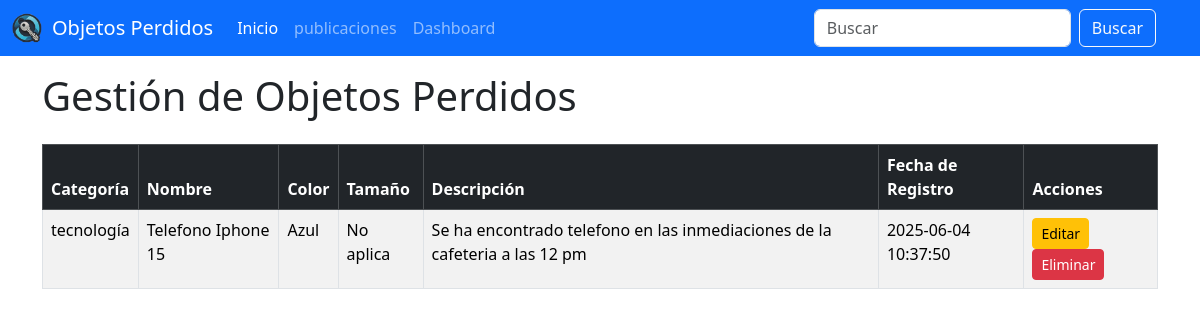
The page /Utilidades/gestion_objetos.php on the database its author committed.
### tables this page shows
CREATE TABLE `objetos_perdidos` (
  `id` int(11) NOT NULL,
  `categoria` varchar(50) DEFAULT NULL,
  `nombre` varchar(100) DEFAULT NULL,
  `color` varchar(50) DEFAULT NULL,
  `tamaño` varchar(50) DEFAULT NULL,
  `descripcion` text DEFAULT NULL,
  `imagen_ruta` varchar(255) DEFAULT NULL,
  `fecha_registro` timestamp NOT NULL DEFAULT current_timestamp(),
  `tipo` varchar(50) NOT NULL,
  `estado` varchar(10) NOT NULL
);

### Utilidades/gestion_objetos.php (the view, shortened to what this page needs)
<?php
$host = 'localhost';
$db = 'objetosperdidos';
$user = 'root';
$password = '';
try {
    $pdo = new PDO("mysql:host=$host;dbname=$db;charset=utf8", $user, $password);
    $pdo->setAttribute(PDO::ATTR_ERRMODE, PDO::ERRMODE_EXCEPTION);
} catch (PDOException $e) {
    die("Error al conectar a la base de datos: " . $e->getMessage());
}
$sql = "SELECT id, categoria, nombre, color, tamaño, descripcion, fecha_registro FROM objetos_perdidos";
$statement = $pdo->prepare($sql);
$statement->execute();
$objetos = $statement->fetchAll(PDO::FETCH_ASSOC);
?>
<!DOCTYPE html>
<html lang="es">
<head>
    <link rel="stylesheet" href="https://cdn.jsdelivr.net/npm/bootstrap@5.3.3/dist/css/bootstrap.min.css">
</head>
<header>
<nav class="navbar navbar-expand-md navbar-dark fixed-top bg-primary">
      <div class="container-fluid">
        <a class="navbar-brand d-flex align-items-center" href="index.php">
          <img src="../assets/img/logoOP.png" alt="" style="width: 30px; height: 30px; margin-right: 10px;">
          <span class="font-weight-bold">Objetos Perdidos</span>
        </a>
        <div class="collapse navbar-collapse" id="navbarCollapse">
          <ul class="navbar-nav me-auto mb-2 mb-md-0">
            <li class="nav-item">
              <a class="nav-link active" aria-current="page" href="../carousel/Bienvenida.php">Inicio</a>
            </li>
            <li class="nav-item">
              <a class="nav-link" href="../carousel/publicaciones.php">publicaciones</a>
            </li>
            <li class="nav-item">
              <a class="nav-link" href="../carousel/dashboard.php">Dashboard</a>
            </li>
          </ul>
          <form class="d-flex me-3" role="search">
            <input class="form-control me-2" type="search" placeholder="Buscar" aria-label="Buscar">
            <button class="btn btn-outline-light" type="submit">Buscar</button>
          </form>
          <ul class="navbar-nav">
            <li class="nav-item dropdown">
              <a class="nav-link " href="#" id="" role="button" data-bs-toggle="dropdown" aria-expanded="false">
              </a>
            </li>
          </ul>
        </div>
      </div>
    </nav>
</header>
<br>
<body>
    <div class="container mt-5">
        <h1 class="mb-4">Gestión de Objetos Perdidos</h1>
        <table class="table table-bordered table-striped">
            <thead class="table-dark">
                <tr>
                    <th>Categoría</th>
                    <th>Nombre</th>
                    <th>Color</th>
                    <th>Tamaño</th>
                    <th>Descripción</th>
                    <th>Fecha de Registro</th>
                    <th>Acciones</th>
                </tr>
            </thead>
            <tbody>
                <?php if (!empty($objetos)): ?>
                    <?php foreach ($objetos as $objeto): ?>
                        <tr>
                            <td><?= htmlspecialchars($objeto['categoria']) ?></td>
                            <td><?= htmlspecialchars($objeto['nombre']) ?></td>
                            <td><?= htmlspecialchars($objeto['color']) ?></td>
                            <td><?= htmlspecialchars($objeto['tamaño']) ?></td>
                            <td><?= htmlspecialchars($objeto['descripcion']) ?></td>
                            <td><?= htmlspecialchars($objeto['fecha_registro']) ?></td>
                            <td>
                                <a href="editar_objeto.php?id=<?= $objeto['id'] ?>" class="btn btn-warning btn-sm">Editar</a>
                                <a href="eliminar_objeto.php?id=<?= $objeto['id'] ?>" class="btn btn-danger btn-sm" onclick="return confirm('¿Estás seguro de que deseas eliminar este objeto?');">Eliminar</a>
                            </td>
                        </tr>
                    <?php endforeach; ?>
                <?php else: ?>
                    <tr>
                        <td colspan="7" class="text-center">No hay objetos registrados.</td>
                    </tr>
                <?php endif; ?>
            </tbody>
        </table>
    </div>
</body>
</html>

### rows shown on the page
objetos_perdidos: categoria "tecnología", nombre "Telefono Iphone 15", color "Azul", tamaño "No aplica", descripcion "Se ha encontrado telefono en las inmediaciones de la cafeteria a las 12 pm", fecha_registro "2025-06-04 10:37:50"
